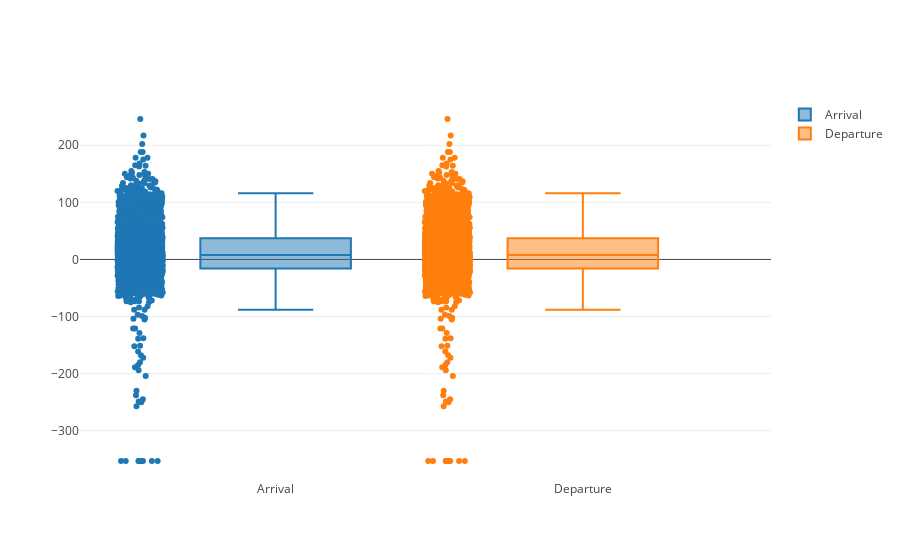

Notebook code cell kept with this figure:
### Code cell
data = [
    go.Box(
        y=no_zero['arrival_delay'],
        boxpoints='all',
        jitter=0.3,
        pointpos=-1.8,
        name='Arrival'
    ),
    
    go.Box(
        y=no_zero['depature_delay'],
        boxpoints='all',
        jitter=0.3,
        pointpos=-1.8,
        name='Departure'
    )
]
fig = go.Figure(data)
pyo.iplot(fig)

### Figure 1 — Plotly figure (JSON) as saved in the notebook; plotly's stock layout.template omitted (floating-point values rounded to 4 significant figures; data arrays with more than 128 entries replaced by an {"elided": "..."} marker saying what was removed)
{"data": [{"boxpoints": "all", "jitter": 0.3, "name": "Arrival", "pointpos": -1.8, "type": "box", "uid": "c42d6acf-6c12-4f63-94a7-01f4812e96fa", "y": {"elided": "2566 int values"}}, {"boxpoints": "all", "jitter": 0.3, "name": "Departure", "pointpos": -1.8, "type": "box", "uid": "e84edf1e-79a0-4d1b-a0b4-fcafe6aded5a", "y": {"elided": "2566 int values"}}], "layout": {}}
